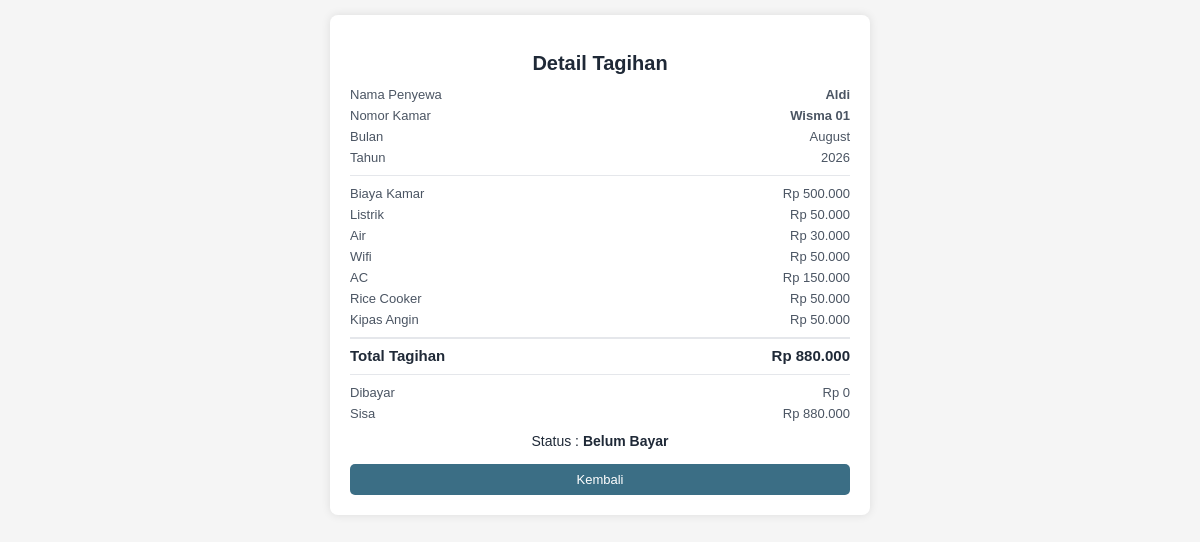
Page /tagihan/59/ (signed in) on the committed database.
### kos/models.py (models this page shows, shortened)
class Tagihan(models.Model):
    penyewa = models.ForeignKey(Penyewa, on_delete=models.CASCADE)
    tanggal_tagihan = models.DateField(default=timezone.now)
    bulan = models.CharField(max_length=20)
    tahun = models.IntegerField()
    biaya_kamar = models.IntegerField()
    biaya_pindah = models.IntegerField(default=0)
    listrik = models.IntegerField(default=50000)
    air = models.IntegerField(default=30000)
    wifi = models.IntegerField(default=0)
    ac = models.IntegerField(default=0)
    rice_cooker = models.IntegerField(default=0)
    kipas_angin = models.IntegerField(default=0)
    total = models.IntegerField(default=0)
    dibayar = models.IntegerField(default=0)
    sisa = models.IntegerField(default=0)
    status = models.CharField(max_length=20, default="Belum Bayar")
    jatuh_tempo = models.DateField(null=True, blank=True)
    class Meta:
        unique_together = ('penyewa', 'bulan', 'tahun')

class Penyewa(models.Model):
    user = models.OneToOneField(User, on_delete=models.CASCADE, null=True, blank=True)
    nama = models.CharField(max_length=100)
    no_hp = models.CharField(max_length=15, blank=True)
    nik = models.CharField(max_length=16, blank=True)
    kamar = models.ForeignKey(Kamar, on_delete=models.SET_NULL, null=True, blank=True)
    tanggal_masuk = models.DateField(null=True, blank=True)
    tanggal_keluar = models.DateField(null=True, blank=True)
    foto_ktp = models.ImageField(upload_to='ktp/', null=True, blank=True)
    fasilitas = models.ManyToManyField(Fasilitas, blank=True)
    status = models.CharField(
        max_length=20,
        choices=[
            ('Pending', 'Pending'),
            ('Aktif', 'Aktif'),
            ('Keluar', 'Keluar')
        ],
        default='Pending'
    )

class Kamar(models.Model):
    nomor_kamar = models.CharField(max_length=10)
    harga = models.IntegerField()
    status = models.CharField(
        max_length=20,
        choices=[
            ('Kosong', 'Kosong'),
            ('Terisi', 'Terisi')
        ],
        default='Kosong'
    )

### kos/views.py (the view)
# urls.py: path('tagihan/<int:id>/', views.detail_tagihan, name='detail_tagihan'),
@login_required
def detail_tagihan(request, id):
    tagihan = Tagihan.objects.get(id=id)
    return render(request, 'kos/detail_tagihan.html', {
        'tagihan': tagihan,
        'wifi': tagihan.wifi,
        'ac': tagihan.ac,
        'kipas': tagihan.kipas_angin,
        'rice': tagihan.rice_cooker,
    })

### kos/templates/kos/detail_tagihan.html (shortened to what this page needs)
{% load humanize %}
<!DOCTYPE html>
<html>
<head>
<link rel="stylesheet" href="https://cdnjs.cloudflare.com/ajax/libs/font-awesome/6.4.0/css/all.min.css">
</head>
<body>
<div class="card">
    <h2>Detail Tagihan</h2>
    <div class="row">
        <span>Nama Penyewa</span>
        <span><strong>{{ tagihan.penyewa.nama }}</strong></span>
    </div>
    <div class="row">
        <span>Nomor Kamar</span>
        <span><strong>{{ tagihan.penyewa.kamar.nomor_kamar }}</strong></span>
    </div>
    <div class="row">
        <span>Bulan</span>
        <span>{{ tagihan.bulan }}</span>
    </div>
    <div class="row">
        <span>Tahun</span>
        <span>{{ tagihan.tahun }}</span>
    </div>
    <hr>
    <div class="row">
        <span>Biaya Kamar</span>
        <span>Rp {{ tagihan.biaya_kamar|intcomma }}</span>
    </div>
    <div class="row">
        <span>Listrik</span>
        <span>Rp {{ tagihan.listrik|intcomma }}</span>
    </div>
    <div class="row">
        <span>Air</span>
        <span>Rp {{ tagihan.air|intcomma }}</span>
    </div>
    <div class="row">
        <span>Wifi</span>
        <span>Rp {{ tagihan.wifi|intcomma }}</span>
    </div>
    <div class="row">
        <span>AC</span>
        <span>Rp {{ tagihan.ac|intcomma }}</span>
    </div>
    <div class="row">
        <span>Rice Cooker</span>
        <span>Rp {{ tagihan.rice_cooker|intcomma }}</span>
    </div>
    <div class="row">
        <span>Kipas Angin</span>
        <span>Rp {{ tagihan.kipas_angin|intcomma }}</span>
    </div>
    <div class="row total">
        <span>Total Tagihan</span>
        <span>Rp {{ tagihan.total|intcomma }}</span>
    </div>
    <hr>
    <div class="row">
        <span>Dibayar</span>
        <span>Rp {{ tagihan.dibayar|intcomma }}</span>
    </div>
    <div class="row">
        <span>Sisa</span>
        <span>Rp {{ tagihan.sisa|intcomma }}</span>
    </div>
    <div class="status">
        Status : <b>{{ tagihan.status }}</b>
    </div>
    <div class="btn-container">
        <a href="javascript:history.back()" class="btn">Kembali</a>
    </div>
</div>
</body>
</html>

### kos/templates/kos/detail_tagihan.html (style rules this page uses)
body { font-family: Arial, sans-serif; background: #f5f5f5; padding: 15px; margin: 0; }
.card { background: white; padding: 20px; max-width: 500px; margin: auto; border-radius: 8px; box-shadow: 0 0 10px rgba(0,0,0,0.1); }
h2 { text-align: center; margin-bottom: 12px; color: #1F2937; font-size: 20px; }
.row { display: flex; justify-content: space-between; margin-bottom: 6px; font-size: 13px; color: #4B5563; }
hr { border: none; border-top: 1px solid #E5E7EB; margin: 10px 0; }
.total { border-top: 2px solid #E5E7EB; margin-top: 10px; padding-top: 8px; font-weight: bold; font-size: 15px; color: #1F2937; }
.status { margin-top: 12px; text-align: center; font-size: 14px; color: #1F2937; }
.btn-container { display: flex; gap: 10px; margin-top: 15px; }
.btn { display: inline-block; flex: 1; text-align: center; padding: 8px 12px; background: #3b6e85; color: white; text-decoration: none; border-radius: 5px; border: none; font-size: 13px; cursor: pointer; transition: background 0.2s; }

### rows in the picture
Tagihan: penyewa.nama "Aldi", penyewa.kamar.nomor_kamar "Wisma 01", bulan "August", tahun "2026", biaya_kamar "500.000", listrik "50.000", air "30.000", wifi "50.000", ac "150.000", rice_cooker "50.000", kipas_angin "50.000", total "880.000", dibayar "0", sisa "880.000", status "Belum Bayar"
